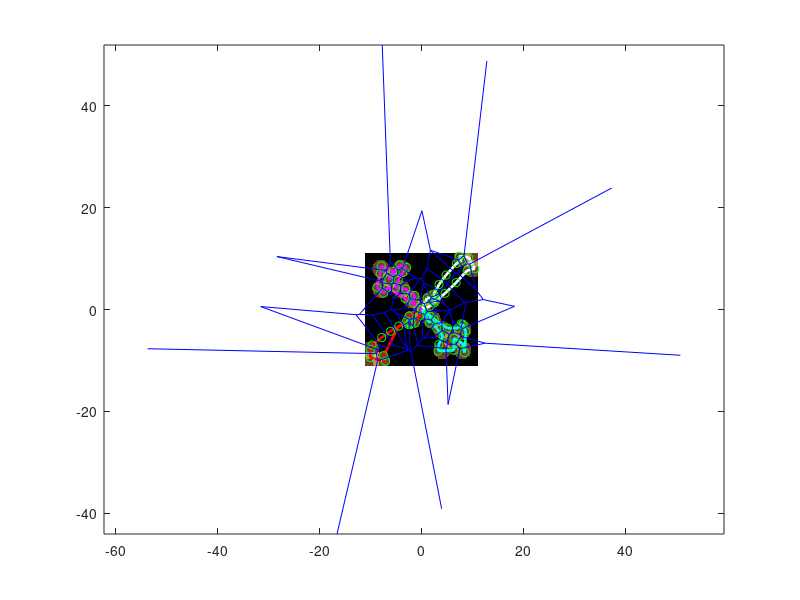

This chart was generated by the following MATLAB code: (Note: this script raises an error after producing the figure.)
function TwoRobotWaypointContolForPathPlanningTWMCS()

%Using the HILBERT CURVE FOR INITIALIZING WAYPOINTS

global MAKE_MOVIE G
G.fig = figure(1);
clf
G.init = false;
MAKE_MOVIE = false;
if MAKE_MOVIE
    MOVIE_NAME = 'WAY POINT CONTROL FOR PATH PLANNING'; %#ok<*UNRCH>
    
    clf
    set(G.fig,'Units','normalized','outerposition',[0 0 1 1],'NumberTitle','off','MenuBar','none','color','w');
    G.writerObj = VideoWriter(MOVIE_NAME,'MPEG-4');%http://www.mathworks.com/help/matlab/ref/videowriterclass.html
    set(G.writerObj,'Quality',100);
    open(G.writerObj);
end
waypoints1=[         0         0
    1.5666    0.6141
    2.3415    1.7018
    2.4076    1.2928
    4.5798    3.1806
    6.7422    5.2761
    8.9001    7.6432
   10.3905    8.0013
    9.1954   10.2322
    7.3280   10.4516
    7.8666    9.6395
    6.8351    9.0446
    4.7695    6.7555
    3.3855    4.8906
    2.3498    2.9911
    2.5978    2.3467
    1.0287    2.2551];
waypoints2=[         0         0
   -0.5165   -1.3443
   -1.2427   -2.6482
   -2.3299   -2.9325
   -2.3566   -2.6838
   -2.0364   -2.6117
   -2.9643   -2.2900
   -6.1200   -4.2623
   -7.8462   -5.4912
   -9.7435   -6.9776
  -10.0559   -7.8263
  -10.0906   -9.4392
   -7.1065  -10.1383
   -7.4857   -9.0418
   -4.5079   -3.2495
   -2.6102   -2.9429
   -2.4789   -1.2889];
waypoints3=[         0         0
    2.4741   -1.8954
    5.0216   -3.6436
    7.0758   -3.6681
    7.7119   -2.8270
    8.0457   -2.8861
    8.6455   -4.2876
    8.3885   -8.4409
    7.9913   -6.6198
    6.3069   -5.6286
    6.3090   -8.0032
    3.2098   -8.1217
    3.3343   -6.8655
    4.1656   -5.1963
    2.9698   -3.7578
    1.7391   -1.3785
    1.5139   -2.6404];
waypoints4=[         0         0
   -3.2768    2.1892
   -6.6460    4.2976
   -7.4700    3.1829
   -8.7772    4.3214
   -8.1437    6.9970
   -7.9433    8.5667
   -5.6096    7.5246
   -6.4260    5.8560
   -4.3059    8.7033
   -2.9616    8.2505
   -3.7351    7.2497
   -4.6018    5.7769
   -5.1608    4.2399
   -3.1153    4.0119
   -1.3935    2.7478
   -1.6303    1.2664];
% waypoints1=[         0         0
%     1.3110   -2.5730
%     2.8536   -3.6045
%     4.1251   -5.1270
%     3.4833   -6.9587
%     3.1700   -8.3324
%     6.2655   -8.0768
%     8.4669   -8.6407
%     8.1339   -7.0638
%     8.5739   -4.7441
%     8.5928   -3.1657
%     7.3271   -2.9564
%     6.9044   -4.3002
%     6.2544   -5.7536
%     5.0195   -3.6430
%     2.5008   -2.1246
%     1.8014   -1.0351];
% waypoints2=[         0         0
%    -1.7885   -0.6485
%    -1.8550   -1.7943
%    -3.2054   -1.6096
%    -5.3909   -3.4101
%    -7.5726   -5.1958
%    -9.7523   -6.9760
%   -10.0971   -8.4723
%   -10.1052  -10.0603
%    -7.2138  -10.2570
%    -7.1892   -9.1092
%    -4.9983   -6.2174
%    -2.7966   -3.3341
%    -2.6383   -2.5304
%    -1.5626   -3.1474
%    -0.7569   -2.2087
%     0.0064   -1.1506];
% waypoints3=[         0         0
%     1.2593    0.5237
%     2.4187    0.9538
%     2.1293    1.8927
%     2.7465    2.9202
%     4.8311    4.4549
%     6.8809    6.0761
%     8.9158    7.7503
%    10.4140    7.6449
%    10.3993    9.9322
%     8.8483    9.8147
%     7.4437   10.4831
%     7.3387    9.1177
%     5.3626    7.1116
%     3.3177    5.0719
%     1.1320    2.9581
%     0.2864    1.5964];
% waypoints4=[         0         0
%    -1.9273    1.1041
%    -3.3468    2.4064
%    -5.0285    3.8940
%    -6.6597    4.4287
%    -7.6776    3.3268
%    -8.9600    4.2684
%    -6.6565    5.8905
%    -8.2812    7.2050
%    -7.8562    8.6780
%    -5.7378    7.3682
%    -4.3742    8.8037
%    -3.0227    8.1657
%    -4.0611    7.1279
%    -4.7255    5.5846
%    -3.0837    4.2248
%    -1.2921    2.6098];
% [x1,y1] = hilbert(2);
% waypoints1=[0 ,0;10*x1'+5,10*y1'+5];
   G.nwp1 = size(waypoints1,1);
% [x2,y2] = hilbert(2);
% waypoints2=[0 ,0;10*x2'-5,10*y2'-5];
  G.nwp2 = size(waypoints2,1);
% [x3,y3] = hilbert(2);
% waypoints3=[0 ,0;10*x3'+5,10*y3'-5];
  G.nwp3 = size(waypoints3,1);
% [x4,y4] = hilbert(2);
% waypoints4=[0 ,0;10*x4'-5,10*y4'+5];
 WAYPOINTS=[waypoints1;waypoints2;waypoints3;waypoints4];

set(G.fig,'Name','IC path controller');
%make out interesting function
szInteresting = 200;
phi = zeros(szInteresting,szInteresting);
%these are interesting!!!
[mX,mY] = meshgrid(linspace(-11,11,szInteresting),linspace(-11,11,szInteresting)); %making the grid
cellsz = mY(2) - mY(1);
% sensors=[0,0;-10,10;-10,8;-8,10;-10,-10;-10,-8;-8,-10;10,-10;-5,0;0,-5;5,0;0,5;-8,0;0,-8;8,0;0,8;8,-10;10,-8;10,-10;-3,10;3,10;-3,-10;3,-10;10,3;10,-3;-10,3;-10,-3;10,10;8,10;10,8;-2,-2;-2,2;2,-2;2,2;-4,-4;-4,4;4,-4;4,4;-6,6;6,-6;-6,-6;6,6];%Intresting points
% sensors=[0,0;-2,2;2,2;-2,-2;2,-2;3,0;0,3;-3,0;0,-3;0,5;0,-5;-5,0;0,-5;5,0;7,0;0,7;-7,0;0,-7;5,-5;-5,5;5,5;-5,-5;-10,-10;10,10;-8,-10;-10,-8;8,10;10,8;-10,10;-10,8;-8,10;10,-10;10,-8;8,-10];%Intresting points
rng(10); %seed the random number generator,  rng(10); is nice for sensors = [0,0; 20*(rand(15,2)-.5)];
%sensors = [0,0; 20*(rand(15,2)-.5)];
sensors=[0,0;-2,2;2,2;-2,-2;2,-2;-6,6;-8,8;-4,8;-8,4;-4,4;6,-6;8,-8;4,-8;8,-4;4,-4;-10,-10;10,10;-8,-10;-10,-8;8,10;10,8];%Intresting points
for m = 1:size(sensors,1)
    h = 1.25;
    phi=phi+TransmissionCostCalc(h,sensors(m,1), sensors(m,2),6, mX, mY);
end

G = plotWaypoints(WAYPOINTS,mX,mY,phi,0,G);
nwaypts = size(WAYPOINTS,1);

indExciting = find(phi>0); %index of every 'exciting point'
% constants for cost funtions:
Wn=1;
Ws = 1;
Ki=1; %potentially -time varying positive definite matrix

%construct matrix of all data points and distances
indx = indExciting(m);
dists = zeros(numel(indx),nwaypts);
poses = zeros(numel(indx),2);
minDists = zeros(numel(indx),1);
minWPs = zeros(numel(indx),1);
for m = 1:numel(indExciting)  % iterate through every grid point that is 'exciting'
    indx = indExciting(m);
    pos = [mX(indx)+cellsz/2,mY(indx)+cellsz/2];  %center of grid cell is [mX,mY] + 1/2[cellsize,cellsize], pos is the center of the interesting gridcell
    poses(m,:) = pos;
    %squared distance between this grid cell and every waypoint
    sumSqDist = sum((repmat(pos,nwaypts,1) - WAYPOINTS).^2,2);
    dists(m,:) = sumSqDist;
    [minDist,minWP] = min(sumSqDist);
    minDists(m) = minDist;
    minWPs(m) = minWP;
end

tic
maxIters = 100;
costs = zeros(maxIters+1,1);
costs(1) = calcCost( minDists,phi,indx,Ws,Wn,WAYPOINTS);
moveableWP = [2:G.nwp1,G.nwp1+2:G.nwp1+G.nwp2,G.nwp1+G.nwp2+2:G.nwp1+G.nwp2+G.nwp3,G.nwp1+G.nwp2+G.nwp3+2:nwaypts];
for iter = 1:maxIters
    for wp=moveableWP %iterate through all waypoints
        smallerInd = dists(:,wp)<=minDists';
        
        M_val = sum(phi(smallerInd)); %calculate the mass
        L_val = sum(poses(smallerInd,:).*repmat(phi(smallerInd),1,2)); %calculate the mass
        
        %calculate errors between centroid and desired position
        if M_val == 0
            e_val=[0,0];
        else
            C_val = L_val./[M_val,M_val];
            e_val= C_val - [WAYPOINTS(wp,1),WAYPOINTS(wp,2)];
        end
        
        if wp ==nwaypts % be careful to wrap the last waypoint back to the first
            alpha_val=Wn*(WAYPOINTS(wp-1,:)+WAYPOINTS(1,:)-2*WAYPOINTS(wp,:));
        else
            alpha_val=Wn*(WAYPOINTS(wp-1,:)+WAYPOINTS(wp+1,:)-2*WAYPOINTS(wp,:));
        end
        beta_val=M_val+(2*Wn);
        
        % moving towards the centeroid of the voronoi cells
        u=Ki.*((M_val.*e_val)+alpha_val)/beta_val; %Control input based on gradient descent
        if ~isequal(u,[0,0])
            %apply control input
            deltat=0.1; %time period
            WAYPOINTS(wp,:)=WAYPOINTS(wp,:)+u*deltat; %updating waypoints
            %recalculate if this waypoint moved
            dists(:,wp) = sum( (poses - repmat(WAYPOINTS(wp,:),numel(indExciting),1)).^2,2);
            oldMinIndices = find(minWPs == wp);
            for m = oldMinIndices
                if dists(m,wp)<minDists(m)
                    minDists(m) = dists(m,wp);
                else %need to check if another wp is closer
                    [minDist,minWP] = min(dists(m,:));
                    minDists(m) = minDist;
                    minWPs(m) = minWP;
                end
            end
            smallerInd = dists(:,wp)<=minDists';
            minWPs(smallerInd) = wp;  %update if this WP is now the closest
            minDists(smallerInd) = minDists(smallerInd);
        end
        
        %         if ( iter<3 && mod(wp,2)) || mod(wp,10)
        %             plotWaypoints(waypoints,mX,mY,phi,iter) % calling function
        %         end
        
    end
W=iter;
    G = plotWaypoints(WAYPOINTS,mX,mY,phi,W,G); % calling function
    %TODO:  make a flag to decide whether to do ANY plotting
    
    costs(iter+1) = calcCost( minDists,phi,indx,Ws,Wn,WAYPOINTS);
end
toc
disp(WAYPOINTS);
if MAKE_MOVIE
    close(G.writerObj);
end

figure(2)
clf;
plot(costs)
disp(costs);
xlabel('iteration')
ylabel('Cost function')
end
function cost = calcCost( minDists,phi,indx,Ws,Wn,WAYPOINTS)

cost = ( Ws/2*sum(minDists*phi(indx))...
    + Wn/2*sum( (  ...
     (WAYPOINTS(:,1) - [WAYPOINTS(2:end,1);WAYPOINTS(1,1)]).^2 +... %x-distances
    (WAYPOINTS(:,2) - [WAYPOINTS(2:end,2);WAYPOINTS(1,2)]).^2 ).^1 ...  % ydistances
    ));

end


function G = plotWaypoints(WAYPOINTS,mX,mY,phi,iter,G)
%         pcolor(mX,mY,phi) 
if ~G.init
    G.hPhiPlot = imagesc(mX(1,:),mY(:,1),phi);
    set(gca,'YDir','normal');
    %colormap lines
    colormap copper
    %         colormap([0,0,0;1,0,0])
    hold on
%    G.hPath = line([WAYPOINTS(:,1);WAYPOINTS(1,1)],[WAYPOINTS(:,2);WAYPOINTS(1,2)],'color','m');
%     set(G.hPath, 'linewidth',2);
%     G.hWaypoints = plot(WAYPOINTS(:,1),WAYPOINTS(:,2),'go');
    G.hPath1 = line(WAYPOINTS(1:G.nwp1+1,1),WAYPOINTS(1:G.nwp1+1,2),'color','w');
    G.hPath2 = line([WAYPOINTS(G.nwp1+1:G.nwp1+G.nwp2,1);WAYPOINTS(1,1)],[WAYPOINTS(G.nwp1+1:G.nwp1+G.nwp2,2);WAYPOINTS(1,2)],'color','r');
    G.hPath3 = line([WAYPOINTS(G.nwp1+G.nwp2+1:G.nwp1+G.nwp2+G.nwp3,1);WAYPOINTS(1,1)],[WAYPOINTS(G.nwp1+G.nwp2+1:G.nwp1+G.nwp2+G.nwp3,2);WAYPOINTS(1,2)],'color','c');
    G.hPath4 = line([WAYPOINTS(G.nwp1+G.nwp2+G.nwp3+1:end,1);WAYPOINTS(1,1)],[WAYPOINTS(G.nwp1+G.nwp2+G.nwp3+1:end,2);WAYPOINTS(1,2)],'color','m');
    set(G.hPath1, 'linewidth',2);
    set(G.hPath2, 'linewidth',2);
     set(G.hPath3, 'linewidth',2);
      set(G.hPath4, 'linewidth',2);
    G.hWaypoints1 = plot(WAYPOINTS(1:G.nwp1,1),WAYPOINTS(1:G.nwp1,2),'go');
    G.hWaypoints2 = plot(WAYPOINTS(G.nwp1+1:G.nwp1+G.nwp2,1),WAYPOINTS(G.nwp1+1:G.nwp1+G.nwp2,2),'go');
     G.hWaypoints3 = plot(WAYPOINTS(G.nwp1+G.nwp2+1:G.nwp1+G.nwp2+G.nwp3,1),WAYPOINTS(G.nwp1+G.nwp2+1:G.nwp1+G.nwp2+G.nwp3,2),'go');
      G.hWaypoints4 = plot(WAYPOINTS(G.nwp1+G.nwp2+G.nwp3+1:end,1),WAYPOINTS(G.nwp1+G.nwp2+G.nwp3+1:end,2),'go');
    axis equal
    axis tight
    a = axis;
    [vx,vy] = voronoi(WAYPOINTS(:,1),WAYPOINTS(:,2));
    G.hVoronoi = plot(vx,vy,'b-');
    uistack(G.hVoronoi,'bottom');
    axis(a);  % voronoi tends to make the axis zoom out.
    uistack(G.hPhiPlot, 'bottom')
    
%      title '400';
   G.htitle = title(num2str(iter));
    xlabel 'X-axis(m)'
    ylabel 'Y-axis(m)'
    G.init =true;
else
    set(G.hPhiPlot,'Cdata',phi);
    set(G.hWaypoints1,'Xdata',WAYPOINTS(1:G.nwp1,1),'Ydata',WAYPOINTS(1:G.nwp1,2));
    set(G.hWaypoints2,'Xdata',WAYPOINTS(G.nwp1+1:G.nwp1+G.nwp2,1),'Ydata',WAYPOINTS(G.nwp1+1:G.nwp1+G.nwp2,2));
    set(G.hWaypoints3,'Xdata',WAYPOINTS(G.nwp1+G.nwp2+1:G.nwp1+G.nwp2+G.nwp3,1),'Ydata',WAYPOINTS(G.nwp1+G.nwp2+1:G.nwp1+G.nwp2+G.nwp3,2));
    set(G.hWaypoints4,'Xdata',WAYPOINTS(G.nwp1+G.nwp2+G.nwp3+1:end,1),'Ydata',WAYPOINTS(G.nwp1+G.nwp2+G.nwp3+1:end,2));
    set(G.hPath1,'Xdata',[WAYPOINTS(1:G.nwp1,1);WAYPOINTS(1,1)],'Ydata',[WAYPOINTS(1:G.nwp1,2);WAYPOINTS(1,2)]);
    set(G.hPath2,'Xdata',[WAYPOINTS(G.nwp1+1:G.nwp1+G.nwp2,1);WAYPOINTS(1,1)],'Ydata',[WAYPOINTS(G.nwp1+1:G.nwp1+G.nwp2,2);WAYPOINTS(1,2)]);
    set(G.hPath3,'Xdata',[WAYPOINTS(G.nwp1+G.nwp2+1:G.nwp1+G.nwp2+G.nwp3,1);WAYPOINTS(1,1)],'Ydata',[WAYPOINTS(G.nwp1+G.nwp2+1:G.nwp1+G.nwp2+G.nwp3,2);WAYPOINTS(1,2)]);
    set(G.hPath4,'Xdata',[WAYPOINTS(G.nwp1+G.nwp2+G.nwp3+1:end,1);WAYPOINTS(1,1)],'Ydata',[WAYPOINTS(G.nwp1+G.nwp2+G.nwp3+1:end,2);WAYPOINTS(1,2)]);
    set(G.htitle,'string', num2str(iter));
    %computing the waypoint's Voronoi Partition
    % [vx,vy] = voronoi(waypoints(:,1),waypoints(:,2));
    % set(G.hVoronoi,'Xdata',vx,'Ydata',vy)
    
    
    a = axis;
    [vx,vy] = voronoi(WAYPOINTS(:,1),WAYPOINTS(:,2));
    delete(G.hVoronoi)
    G.hVoronoi = plot(vx,vy,'b-');
    uistack(G.hVoronoi,'bottom');
    axis(a);  % voronoi tends to make the axis zoom out.
    uistack(G.hPhiPlot,'bottom')
    
    
end
% voronoi(waypoints(:,1),waypoints(:,2));


drawnow
makemovie()

end

function makemovie()
global MAKE_MOVIE G
if MAKE_MOVIE
    % (for each frame)
    figure(G.fig)
    %set(gcf,'renderer','painters')  %use these settings for final
    %tfig = myaa(3);
    F = getframe;
    writeVideo(G.writerObj,F.cdata);
    %close(tfig)
end
end
function [O] = TransmissionCostCalc(h, xs, ys, ~, xr, yr)
%  h is height of robot
% [xs,ys] center of sensor nodes,
% [xr,yr] are grid points
%Defining a function for the intresting points
% We would use it in waypointControlForPathPlaning as a function that
% generates intresting points for robots
%O = 1./(((h)^(2))+((xs-xr).^(2))+((ys-yr).^(2))).^((pow)/(2));
 O =   1* ( ((xs-xr).^2+(ys-yr).^2)<3); %Binary cost -- is it better?
end
% set(gcf,'papersize',[6,6]);
% set(gcf,'paperposition',[0,0,6,6]);
% print -dpdf '2_1.pdf'